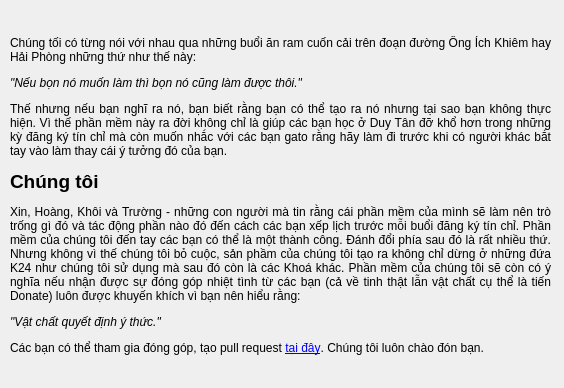
<?xml version="1.0" encoding="UTF-8"?>
<ui version="4.0">
 <class>Form_aboutus</class>
 <widget class="QWidget" name="Form_aboutus">
  <property name="geometry">
   <rect>
    <x>0</x>
    <y>0</y>
    <width>564</width>
    <height>388</height>
   </rect>
  </property>
  <property name="windowTitle">
   <string>Về chúng tôi</string>
  </property>
  <widget class="QLabel" name="label">
   <property name="geometry">
    <rect>
     <x>10</x>
     <y>10</y>
     <width>541</width>
     <height>371</height>
    </rect>
   </property>
   <property name="text">
    <string>&lt;html&gt;&lt;head/&gt;&lt;body&gt;&lt;p align=&quot;justify&quot;&gt;Chúng tối có từng nói với nhau qua những buổi ăn ram cuốn cải trên đoạn đường Ông Ích Khiêm hay Hải Phòng những thứ như thế này:&lt;/p&gt;&lt;p align=&quot;justify&quot;&gt;&lt;span style=&quot; font-style:italic;&quot;&gt;&amp;quot;Nếu bọn nó muốn làm thì bọn nó cũng làm được thôi.&amp;quot;&lt;/span&gt;&lt;/p&gt;&lt;p align=&quot;justify&quot;&gt;Thế nhưng nếu bạn nghĩ ra nó, bạn biết rằng bạn có thể tạo ra nó nhưng tại sao bạn không thực hiện. Vì thế phần mềm này ra đời không chỉ là giúp các bạn học ở Duy Tân đỡ khổ hơn trong những kỳ đăng ký tín chỉ mà còn muốn nhắc với các bạn gato rằng hãy làm đi trước khi có người khác bắt tay vào làm thay cái ý tưởng đó của bạn.&lt;/p&gt;&lt;p align=&quot;justify&quot;&gt;&lt;span style=&quot; font-size:14pt; font-weight:600;&quot;&gt;Chúng tôi&lt;/span&gt;&lt;/p&gt;&lt;p align=&quot;justify&quot;&gt;Xin, Hoàng, Khôi và Trường - những con người mà tin rằng cái phần mềm của mình sẽ làm nên trò trống gì đó và tác động phần nào đó đến cách các bạn xếp lịch trước mỗi buổi đăng ký tín chỉ. Phần mềm của chúng tôi đến tay các bạn có thể là một thành công. Đánh đổi phía sau đó là rất nhiều thứ. Nhưng không vì thế chúng tôi bỏ cuộc, sản phầm của chúng tôi tạo ra không chỉ dừng ở những đứa K24 như chúng tôi sử dụng mà sau đó còn là các Khoá khác. Phần mềm của chúng tôi sẽ còn có ý nghĩa nếu nhận được sự đóng góp nhiệt tình từ các bạn (cả về tinh thật lẫn vật chất cụ thể là tiến Donate) luôn được khuyến khích vì bạn nên hiểu rằng:&lt;/p&gt;&lt;p align=&quot;justify&quot;&gt;&lt;span style=&quot; font-style:italic;&quot;&gt;&amp;quot;Vật chất quyết định ý thức.&amp;quot;&lt;/span&gt;&lt;/p&gt;&lt;p align=&quot;justify&quot;&gt;Các bạn có thể tham gia đóng góp, tạo pull request &lt;a href=&quot;https://github.com/MrSometimeswinmid/DoAn&quot;&gt;&lt;span style=&quot; text-decoration: underline; color:#0000ff;&quot;&gt;tại đây&lt;/span&gt;&lt;/a&gt;. Chúng tôi luôn chào đón bạn.&lt;/p&gt;&lt;/body&gt;&lt;/html&gt;</string>
   </property>
   <property name="wordWrap">
    <bool>true</bool>
   </property>
  </widget>
 </widget>
 <resources/>
 <connections/>
</ui>
